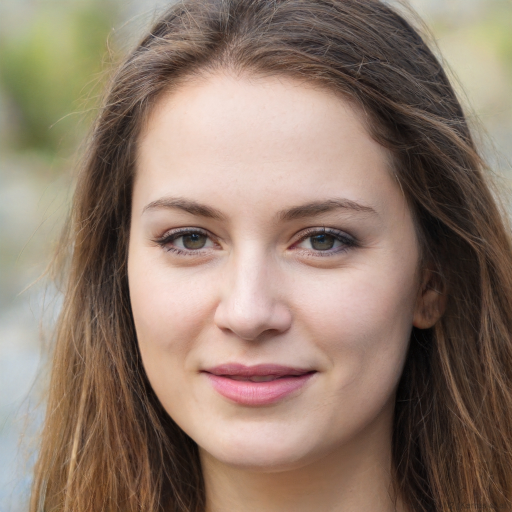
#> input picture data/ai_face.jpg, 1024 x 1024 px (shown at 1/2 size)
$ python -i dataset_builder.py   (imports and definitions only)
#> lines starting #> are read from the running program, lines starting #| are printed output that depends on the picture
import cv2
import numpy as np
import os
import glob
from tqdm import tqdm
import argparse

def process_fourier(image_path, target_size=(128, 128), radius=30):
    """
    Replica matemáticamente exacta de la Transformada de Fourier implementada
    en el sandbox.js de la extensión (Edge AI).
    """
#> called with image_path = '../data/ai_face.jpg', target_size = (128, 128), radius = 30
    # 1. Leer imagen en escala de grises
    src = cv2.imread(image_path, cv2.IMREAD_GRAYSCALE)
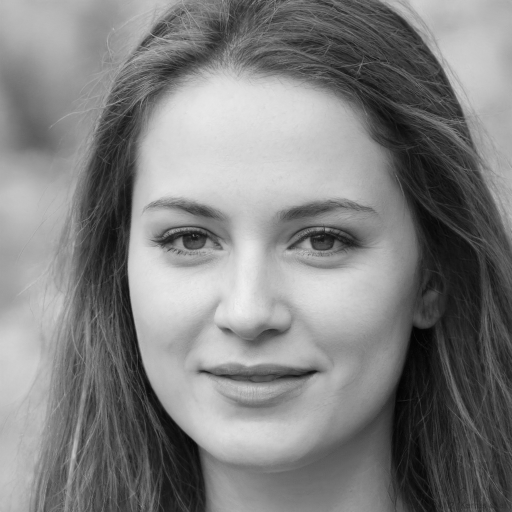
#> src: shape (1024, 1024) (shown at 1/2 size); min 1, max 243, mean 128.2
    if src is None:
        return None

    # 2. Redimensionar para homogeneizar el dataset para la CNN
    src = cv2.resize(src, target_size)
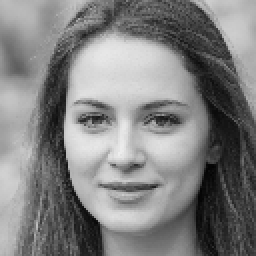
#> src: shape (128, 128) (shown 2 times larger); min 3, max 238, mean 128.3

    # 3. DFT óptimo
    rows, cols = src.shape
#> rows = 128; cols = 128
    m = cv2.getOptimalDFTSize(rows)
#> m = 128
    n = cv2.getOptimalDFTSize(cols)
#> n = 128
    padded = cv2.copyMakeBorder(src, 0, m - rows, 0, n - cols, cv2.BORDER_CONSTANT, value=0)

    # 4. Transformada Discreta de Fourier Compleja
    planes = [np.float32(padded), np.zeros(padded.shape, np.float32)]
    complexI = cv2.merge(planes)
    cv2.dft(complexI, complexI, flags=cv2.DFT_COMPLEX_OUTPUT)

    # 5. fftshift (Mover bajas frecuencias al centro)
    complexI = np.fft.fftshift(complexI, axes=[0, 1])

    # 6. Filtro de Paso Alto (High-Pass Filter) circular
    cx, cy = m // 2, n // 2
#> cx = 64; cy = 64
    y, x = np.ogrid[-cy:m-cy, -cx:n-cx]
#> y = 128 values from -64 to 63
    mask = x*x + y*y <= radius*radius
    complexI[mask] = 0

    # 7. Magnitud y Escala Logarítmica
    planes = cv2.split(complexI)
    mag = cv2.magnitude(planes[0], planes[1])
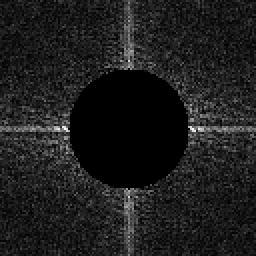
#> mag: shape (128, 128) float32 (shown 2 times larger); min 0, max 8092.8, mean 950.1; drawn with min black and max white

    mag += 1
    mag = np.log(mag)
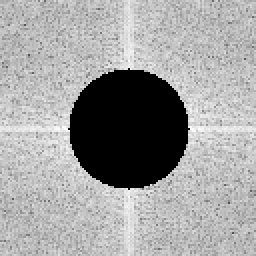
#> mag: shape (128, 128) float32 (shown 2 times larger); min 0, max 9, mean 5.65; drawn with min black and max white

    # 8. Normalización de 0 a 255 (vital para las CNN)
    cv2.normalize(mag, mag, 0, 255, cv2.NORM_MINMAX)
    mag = np.uint8(mag)

    return mag

# [42 lines left out: function build_dataset, not called in this run]

# [8 lines not run here, left out]

>>> result = process_fourier('../data/ai_face.jpg')

$ run again, on data/real_face.png.png
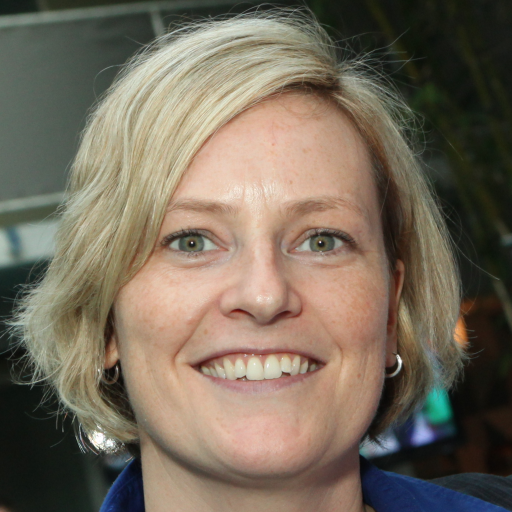
#> input picture data/real_face.png.png, 1024 x 1024 px (shown at 1/2 size)
#> in process_fourier, `src = cv2.resize(src, target_size)`:
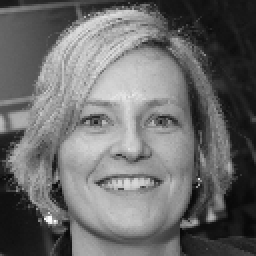
#> src: shape (128, 128) (shown 2 times larger); min 8, max 253, mean 107.3
#> in process_fourier, `mag = np.log(mag)`:
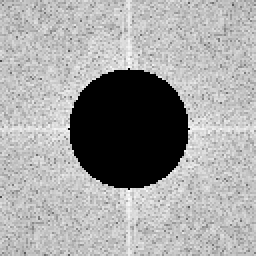
#> mag: shape (128, 128) float32 (shown 2 times larger); min 0, max 8.95, mean 5.71; drawn with min black and max white
